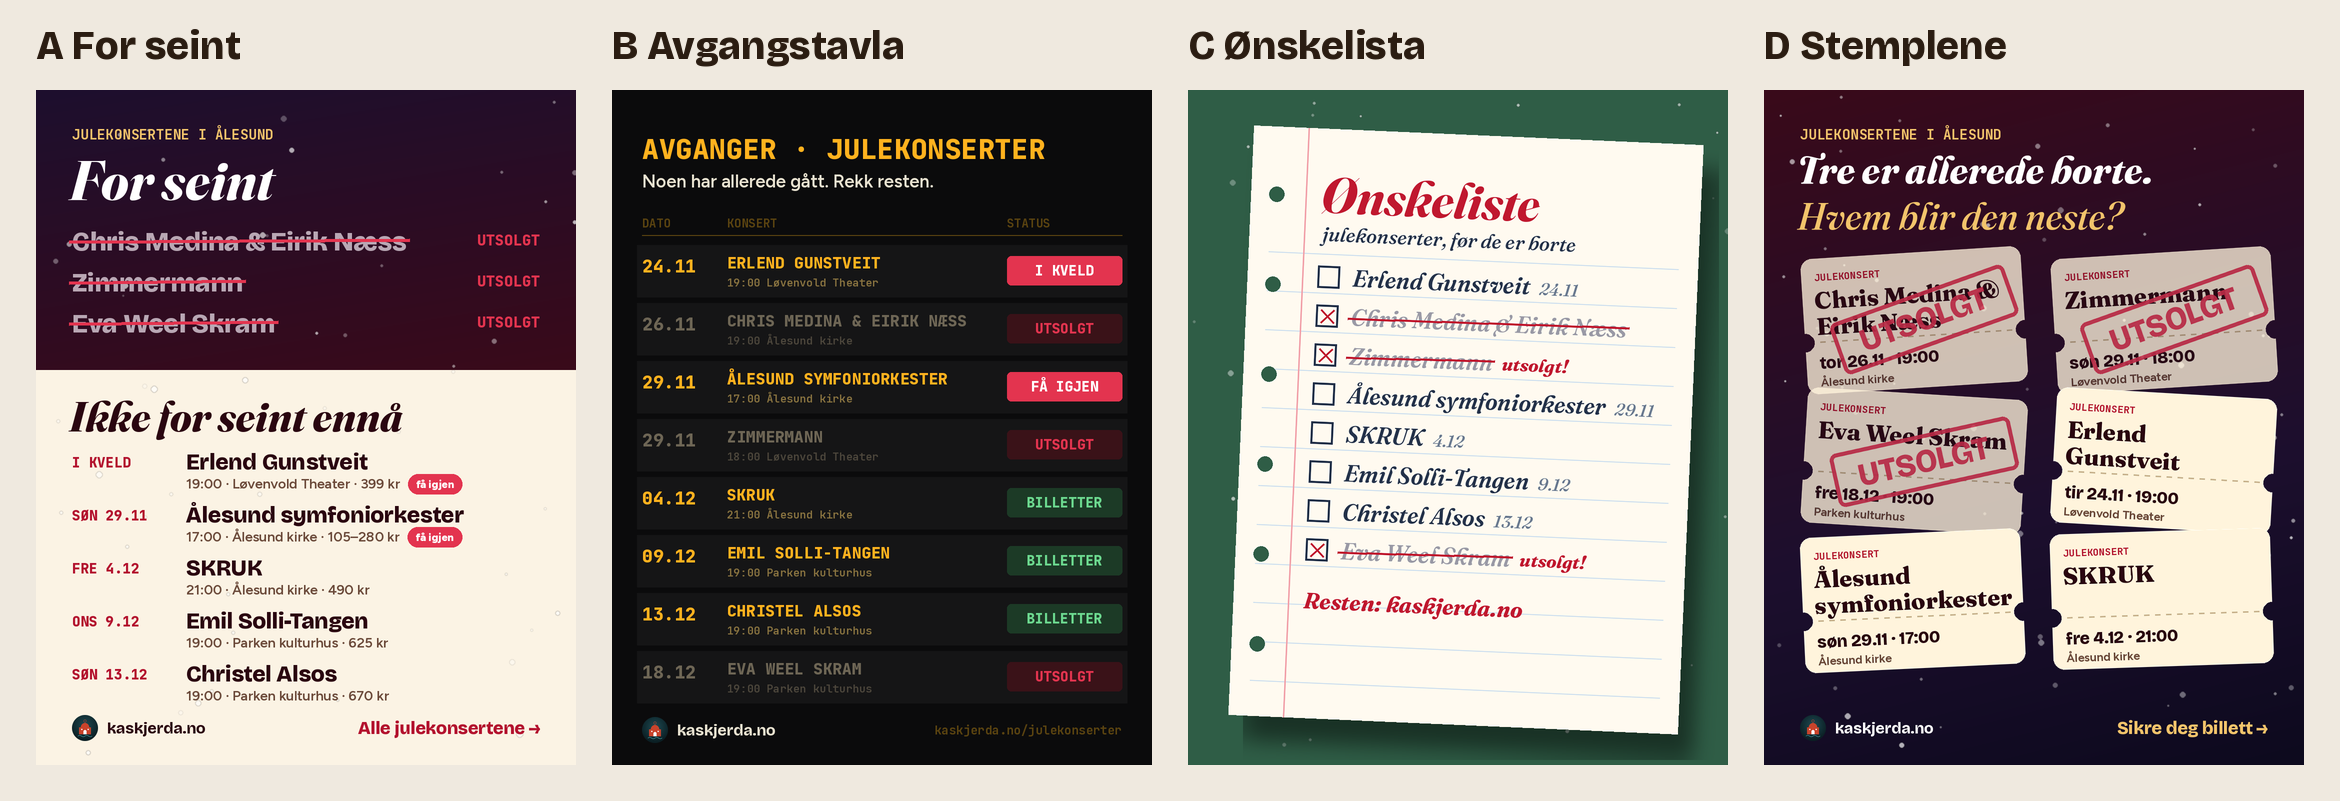

Source code (Python):
"""«Allerede utsolgt – ikke vent på resten»: innlegg 1080 × 1350 om julekonsertene (forslag 24. nov 2026).

Parken merker nesten alt «få billetter igjen», så som på nettsiden stoles det på Parkens merke bare 14 dager
før konserten. I dag er det derfor bare to pålitelige «få igjen» (Erlend Gunstveit i kveld, symfoniorkesteret
søndag), mens tre julekonserter allerede er utsolgt. Innlegget bruker de utsolgte som grunn til å kjøpe nå.

Kjør (med JUL_FRA=2026-11-24 og FONT_DIR satt): python3 docs/snart-utsolgt/forslag.py docs/snart-utsolgt
"""
import datetime
import json
import math
import random
import sys
from pathlib import Path

HERE = Path(__file__).resolve()
sys.path.insert(0, str(HERE.parents[1] / "julekonsert-instagram"))
import forslag as f
from forslag import B, F, M, FR, W, fit, wrap, short, tm, price, d_of, grad, snow, star, brand, pages, Image, ImageDraw, ImageFilter

H = 1350
TODAY = f.FROM


def sold_out():
    """Utsolgte julekonserter fra i dag (også de som er merket utsolgt for hånd i manual.json)."""
    events = json.loads((pages.ROOT / "data" / "events.json").read_text())["events"]
    out = []
    for e in events:
        sold = e.get("soldOut") or f.MANUAL.get(e["id"], {}).get("soldOut")
        if sold and e["cat"] == "konsert" and pages.is_jul(e, f.CFG) and TODAY <= d_of(e) <= f.TO:
            out.append(e)
    return sorted(out, key=lambda e: e["date"])


SOLD = sold_out()
# Fortsatt billetter: de pålitelige «få igjen» først, så et utvalg av de store konsertene (redaksjonelt valg)
PICKS = ["Ålesund symfoniorkester", "SKRUK", "Emil Solli-Tangen", "Christel Alsos", "Bugge Wesseltoft"]


def picks(n=5):
    by = {short(e): e for e in f.EV}
    out = [by[p] for p in PICKS if p in by]
    return out[:n]


def tonight():
    return [e for e in f.EV if e.get("few") and d_of(e) == TODAY]


def wd(d):
    return f"{pages.WD[d.weekday()][:3]} {d.day}.{d.month:02d}"


def few_pill(dr, x, y, bg, fg, text="få igjen", size=26):
    tw = dr.textlength(text, font=F(size, 800))
    dr.rounded_rectangle((x, y, x + tw + 32, y + size + 18), radius=(size + 18) // 2, fill=bg)
    dr.text((x + 16, y + (size + 18) // 2), text, font=F(size, 800), fill=fg, anchor="lm")
    return tw + 32


# ───────────── A For seint / ikke for seint ─────────────

def var_a():
    img = Image.new("RGB", (W, H), "#fbf3e4")
    top = grad(W, 560, [(0, "#1d0f2e"), (1, "#3a0a1a")], 0.3)
    img.paste(top, (0, 0))
    snow(img, 4, 50)
    dr = ImageDraw.Draw(img)
    dr.text((72, 70), "JULEKONSERTENE I ÅLESUND", font=M(28), fill="#f2c46b")
    dr.text((66, 112), "For seint", font=FR(110, 750, True), fill="#ffffff")
    y = 270
    for e in SOLD:
        name = short(e)
        fnt = B(54, 800)
        dr.text((72, y), name, font=fnt, fill="#b9a7b4")
        tw = dr.textlength(name, font=fnt)
        dr.line((66, y + 34, 78 + tw, y + 30), fill="#e3344f", width=7)
        dr.text((W - 72, y + 30), "UTSOLGT", font=M(30, 800), fill="#e3344f", anchor="rm")
        y += 82
    # nedre halvdel
    dr.text((66, 600), "Ikke for seint ennå", font=FR(84, 750, True), fill="#2a0610")
    y = 720
    rows = tonight() + picks(5 - len(tonight()))
    for e in rows:
        d = d_of(e)
        dr.text((72, y + 6), "I KVELD" if d == TODAY else wd(d).upper(), font=M(28, 800), fill="#b3122e")
        x = 300
        name = fit(dr, short(e), B(46, 800), W - x - 70)
        dr.text((x, y - 4), name, font=B(46, 800), fill="#2a0610")
        meta = " · ".join(p for p in (tm(e), e["venue"], price(e)) if p)
        dr.text((x, y + 50), fit(dr, meta, F(28, 600), W - x - 230), font=F(28, 600), fill="#6b4a3a")
        if e.get("few"):
            few_pill(dr, x + dr.textlength(fit(dr, meta, F(28, 600), W - x - 230), font=F(28, 600)) + 16, y + 48, "#e3344f", "#ffffff", size=22)
        y += 106
    brand(img, dr, 72, H - 100, "#2a0610", 52)
    dr.text((W - 72, H - 74), "Alle julekonsertene →", font=B(36, 800), fill="#b3122e", anchor="rm")
    return img


# ───────────── B Avgangstavla ─────────────

def var_b():
    img = Image.new("RGB", (W, H), "#0b0b0c")
    dr = ImageDraw.Draw(img)
    amber, dim = "#ffb21e", "#5a4310"
    dr.text((60, 80), "AVGANGER · JULEKONSERTER", font=M(56, 800), fill=amber)
    dr.text((60, 160), "Noen har allerede gått. Rekk resten.", font=F(36, 600), fill="#e8e2d0")
    for x, h in ((60, "DATO"), (230, "KONSERT"), (790, "STATUS")):
        dr.text((x, 250), h, font=M(24), fill=dim)
    dr.line((60, 290, W - 60, 290), fill=dim, width=2)
    rows = sorted([(e, "sold") for e in SOLD] + [(e, "few" if e.get("few") else "ok") for e in tonight() + picks(4)],
                  key=lambda r: (r[0]["date"], tm(r[0])))
    y = 310
    for e, st in rows:
        col = "#6e6655" if st == "sold" else amber
        dr.rectangle((50, y, W - 50, y + 104), fill="#151516")
        dr.text((60, y + 18), f"{d_of(e).day:02d}.{d_of(e).month:02d}", font=M(36, 800), fill=col)
        dr.text((230, y + 14), fit(dr, short(e).upper(), M(32, 800), 540), font=M(32, 800), fill=col)
        dr.text((230, y + 60), fit(dr, f"{tm(e)} {e['venue']}", M(22, 600), 540), font=M(22, 600), fill="#8a7440" if st != "sold" else "#4d473c")
        lab, bg, fg = {"sold": ("UTSOLGT", "#3a1218", "#e3344f"), "few": ("FÅ IGJEN", "#e3344f", "#ffffff"),
                       "ok": ("BILLETTER", "#1c3a26", "#6cd98f")}[st]
        if st == "few" and d_of(e) == TODAY:
            lab = "I KVELD"
        dr.rounded_rectangle((790, y + 22, 1020, y + 80), radius=8, fill=bg)
        dr.text((905, y + 51), lab, font=M(28, 800), fill=fg, anchor="mm")
        y += 116
    brand(img, dr, 60, H - 96, "#e8e2d0", 52)
    dr.text((W - 60, H - 70), "kaskjerda.no/julekonserter", font=M(24), fill=dim, anchor="rm")
    return img


# ───────────── C Ønskelista ─────────────

def var_c():
    img = Image.new("RGB", (W, H), "#2f5d46")
    snow(img, 8, 90)
    dr = ImageDraw.Draw(img)
    # Papir, litt skrått
    paper = Image.new("RGBA", (900, 1180), (0, 0, 0, 0))
    pd = ImageDraw.Draw(paper)
    pd.rectangle((0, 0, 900, 1180), fill="#fffaf0")
    for yy in range(250, 1150, 78):
        pd.line((40, yy, 860, yy), fill="#cfe0ef", width=2)
    pd.line((110, 0, 110, 1180), fill="#f2a3ab", width=3)
    for k in range(6):
        pd.ellipse((36, 120 + k * 180, 66, 150 + k * 180), fill="#2f5d46")
    red, ink = "#c0182f", "#24324a"
    pd.text((140, 70), "Ønskeliste", font=FR(100, 700, True), fill=red)
    pd.text((146, 185), "julekonserter, før de er borte", font=FR(40, 500, True), fill=ink)
    rows = [(e, True) for e in SOLD] + [(e, False) for e in tonight() + picks(4)]
    rows.sort(key=lambda r: r[0]["date"])
    yy = 262
    for e, gone in rows:
        pd.rectangle((140, yy + 12, 184, yy + 56), outline=ink, width=4)
        name = short(e)
        fnt = FR(46, 600, True)
        name = fit(pd, name, fnt, 600)
        pd.text((210, yy + 6), name, font=fnt, fill="#9a9aa6" if gone else ink)
        tw = pd.textlength(name, font=fnt)
        if gone:
            pd.line((150, yy + 22, 176, yy + 48), fill=red, width=5)
            pd.line((176, yy + 22, 150, yy + 48), fill=red, width=5)
            pd.line((204, yy + 38, 214 + tw, yy + 32), fill=red, width=5)
            if tw < 470:
                pd.text((228 + tw, yy + 14), "utsolgt!", font=FR(36, 700, True), fill=red)
        else:
            pd.text((228 + tw, yy + 18), f"{d_of(e).day}.{d_of(e).month}", font=FR(34, 500, True), fill="#6a7a90")
        yy += 78
    pd.text((140, yy + 30), "Resten: kaskjerda.no", font=FR(44, 700, True), fill=red)
    paper = paper.rotate(-2.5, resample=Image.BICUBIC, expand=True)
    sh = Image.new("RGBA", paper.size, (0, 0, 0, 0))
    sh.paste((0, 0, 0, 120), mask=paper.getchannel("A"))
    base = img.convert("RGBA")
    base.alpha_composite(sh.filter(ImageFilter.GaussianBlur(20)), (110, 120))
    base.alpha_composite(paper, (80, 70))
    img = base.convert("RGB")
    return img


# ───────────── D Stemplene ─────────────

def stub(e, sold, w=440, h=270):
    im = Image.new("RGBA", (w + 40, h + 40), (0, 0, 0, 0))
    d = ImageDraw.Draw(im)
    d.rounded_rectangle((20, 20, 20 + w, 20 + h), radius=22, fill="#fff4dc")
    for cy in (20 + h * 0.62,):
        d.ellipse((2, cy - 18, 38, cy + 18), fill=(0, 0, 0, 0))
        d.ellipse((2 + w, cy - 18, 38 + w, cy + 18), fill=(0, 0, 0, 0))
    for xx in range(50, 20 + w - 20, 22):
        d.line((xx, 20 + h * 0.62, xx + 10, 20 + h * 0.62), fill="#c9b48f", width=3)
    ink = "#2a0610"
    d.text((46, 44), "JULEKONSERT", font=M(20), fill="#b3122e")
    lines = wrap(d, short(e), FR(48, 800), w - 60)[:2]
    y = 74
    for ln in lines:
        d.text((44, y), ln, font=FR(48, 800), fill=ink)
        y += 52
    dd = d_of(e)
    d.text((46, 20 + h * 0.62 + 22), f"{wd(dd)} · {tm(e)}", font=B(34, 800), fill=ink)
    d.text((46, 20 + h * 0.62 + 66), fit(d, e["venue"], F(24, 650), w - 60), font=F(24, 650), fill="#6b4a3a")
    if sold:
        st = Image.new("RGBA", (380, 120), (0, 0, 0, 0))
        sd = ImageDraw.Draw(st)
        sd.rounded_rectangle((6, 6, 374, 114), radius=14, outline=(227, 52, 79, 235), width=8)
        sd.text((190, 60), "UTSOLGT", font=B(64, 800), fill=(227, 52, 79, 235), anchor="mm")
        st = st.rotate(16, resample=Image.BICUBIC, expand=True)
        im.alpha_composite(st, ((w + 40 - st.width) // 2 + 20, (h + 40 - st.height) // 2))
    return im


def var_d():
    img = grad(W, H, [(0, "#3a0a1a"), (0.6, "#1d0f2e"), (1, "#0d0a1e")], 0.2)
    snow(img, 12, 80)
    dr = ImageDraw.Draw(img)
    n = len(SOLD)
    words = {1: "Én", 2: "To", 3: "Tre", 4: "Fire", 5: "Fem"}.get(n, str(n))
    dr.text((72, 70), "JULEKONSERTENE I ÅLESUND", font=M(28), fill="#f2c46b")
    dr.text((66, 112), f"{words} er allerede borte.", font=FR(76, 750, True), fill="#ffffff")
    dr.text((66, 204), "Hvem blir den neste?", font=FR(76, 500, True), fill="#f2c46b")
    items = [(e, True) for e in SOLD[:3]] + [(e, False) for e in (tonight() + picks(3))[:3]]
    base = img.convert("RGBA")
    rnd = random.Random(2)
    for k, (e, sold) in enumerate(items):
        s = stub(e, sold)
        if sold:
            s.putalpha(s.getchannel("A").point(lambda a: int(a * 0.78)))
        s = s.rotate(rnd.uniform(-4, 4), resample=Image.BICUBIC, expand=True)
        x = 50 + (k % 2) * 500
        y = 290 + (k // 2) * 282
        base.alpha_composite(s, (x, y))
    img = base.convert("RGB")
    dr = ImageDraw.Draw(img)
    brand(img, dr, 72, H - 100, "#ffffff", 52)
    dr.text((W - 72, H - 74), "Sikre deg billett →", font=B(36, 800), fill="#f2c46b", anchor="rm")
    return img


if __name__ == "__main__":
    out = Path(sys.argv[1])
    print("utsolgt:", [short(e) for e in SOLD], "| i kveld:", [short(e) for e in tonight()], "| utvalg:", [short(e) for e in picks()])
    f.sheet([("A For seint", var_a()), ("B Avgangstavla", var_b()), ("C Ønskelista", var_c()), ("D Stemplene", var_d())],
            out / "forslag.png", scale=0.5)
